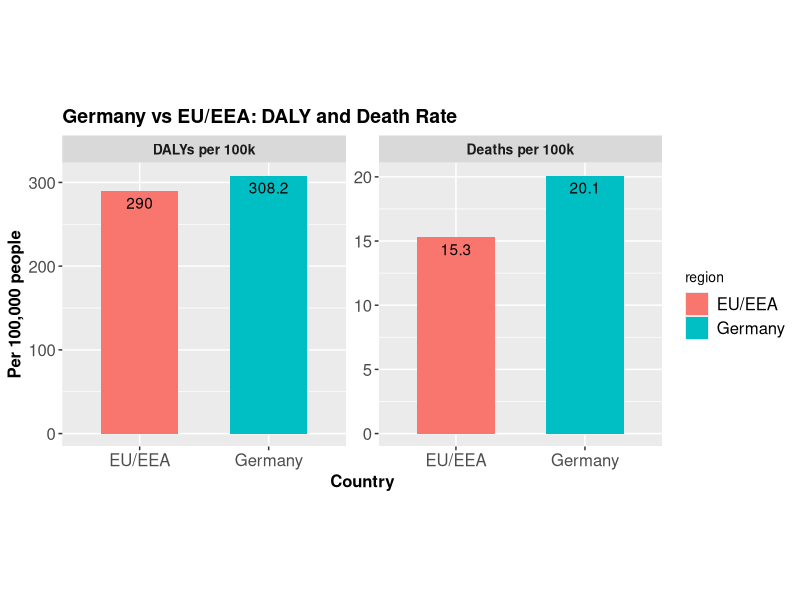
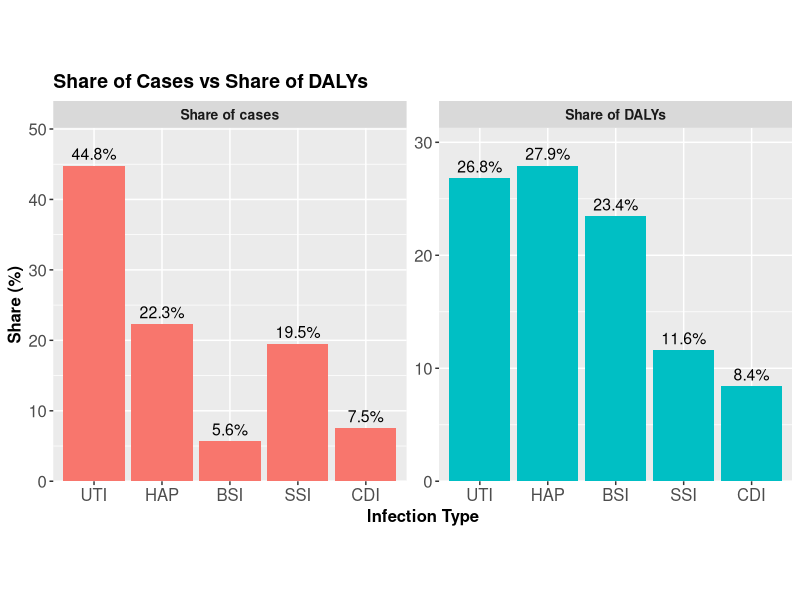

Write R code to recreate these figures, in order.
## ---- chunk 1
#| label: HAI Rates
#| include: false
library(tidyverse)

hai_rates <- tribble(
  ~region,   ~metric,          ~value,
  "Germany", "DALYs per 100k", 308.2,
  "Germany", "Deaths per 100k",20.1,
  "EU/EEA",  "DALYs per 100k", 290.0 ,
  "EU/EEA",  "Deaths per 100k",15.3
)
## ---- chunk 2
#| label: fig-rates
#| echo: false
#| fig-cap: Germany vs EU/EEA DALY and Death per 100k Population
#| fig-align: center
#| fig-width: 10
#| fig-height: 5

ggplot(hai_rates, aes(x=region, y=value, fill=region)) +
  geom_col(width=0.6) +
  geom_text(aes(label=value), vjust=1.5) +
  facet_wrap(~metric, ncol=2, scales="free_y") +
  labs( title = "Germany vs EU/EEA: DALY and Death Rate",
    x="Country", y="Per 100,000 people") +
  theme(
    plot.title       = element_text(size = 14, face = "bold"),
    axis.title.x     = element_text(size = 12, face = "bold"),
    axis.title.y     = element_text(size = 12, face = "bold"),
    axis.text.x      = element_text(size = 12, angle = 0, vjust = 1),
    axis.text.y      = element_text(size = 12),
    strip.text       = element_text(size = 10, face = "bold"),
    legend.text      = element_text(size = 12),
    legend.title     = element_text(size = 10),
    aspect.ratio     = 1 )
## ---- chunk 3
#| label: Count DALY and Cases
#| message: false
#| warning: false
#| include: false
cases <- tribble(
~infection, ~count,
  "HAP", 106586,
  "SSI",  93222,
  "BSI",  26976,
  "UTI", 214150,
  "CDI",  36002
)

daly <- tribble(
~infection, ~count,
  "HAP", 69508,
  "SSI", 28842,
  "BSI", 58350,
  "UTI", 66701,
  "CDI", 20890
)

total_cases <- 478222
total_dalys <- 248920
## ---- chunk 4
#| label: Build DALY and Cases Shares
#| include: false
shares <- bind_rows(
  cases  %>% mutate(metric = "Share of cases", pct = 100 * count / total_cases),
  daly  %>% mutate(metric = "Share of DALYs", pct = 100 * count / total_dalys)
) %>%
  mutate(label = sprintf("%.1f%%", pct),
         infection = factor(infection, levels = c("UTI","HAP","BSI","SSI","CDI")))
## ---- chunk 5
#| label: fig-shares
#| echo: false
#| fig-cap: Share of cases vs DALYs by infection type (Germany, 2011)
#| fig-align: center
#| fig-width: 10
#| fig-height: 4
ggplot(shares, aes(infection, pct, fill = metric)) +
  geom_col(position = "dodge") +
  geom_text(aes(label = label),
            position = position_dodge(width = 0.9), vjust = -0.5, size = 4) +
  facet_wrap(~ metric, ncol = 2, scales = "free_y") + 
  scale_y_continuous(expand = expansion(mult = c(0, 0.12))) +  
  labs( title = "Share of Cases vs Share of DALYs",
x = "Infection Type", y = "Share (%)") +
  theme(plot.title       = element_text(size = 14, face = "bold"),
    axis.title.x     = element_text(size = 12, face = "bold"),
    axis.title.y     = element_text(size = 12, face = "bold"),
    axis.text.x      = element_text(size = 12, angle = 0, vjust = 1),
    axis.text.y      = element_text(size = 12),
    strip.text       = element_text(size = 10, face = "bold"),
    legend.position = "none",
    aspect.ratio     = 1)
## ---- chunk 6
#| label: Breakdown Infection Number
#| include: false
breakdown <- data.frame(
  
  type_of_HAI = c("HAP", "SSI", "BSI", "UTI", "CDI", "All"),
  
  number_of_HAI = c("106,586 (83,618–137,476)",
                       "93,222 (75,369–114,241)",
                       "26,976 (16,520–42,252)",
                       "214,150 (175,086–253,524)",
                       "36,002 (25,108–49,934)",
                       "478,222 (421,350–537,787)"),
  number_of_attributable_deaths = c("3,968 (1,107–8,164)",
                                      "2,328 (1,888–2,882)",
                                      "3,905 (2,004–6,987)",
                                      "3,664 (1,462–7,533)",
                                      "1,917 (112–4,547)",
                                      "16,245 (10,863–22,756)"),
  number_of_DALYs = c("69,508 (34,042–117,232)",
                        "28,842 (23,313–35,303)",
                        "58,350 (30,940–104,227)",
                        "66,701 (27,890–128,543)",
                        "20,890 (2,023–49,443)",
                        "248,920 (178,693–336,239)"),
  number_of_YLLs = c("41,306 (11,475–84,483)",
                       "28,376 (22,983–34,714)",
                       "49,578 (25,499–90,816)",
                       "44,871 (18,043–92,915)",
                       "19,937 (1,166–47,973)",
                       "190,245 (131,301–264,573)"),
  number_of_YLDs = c("27,539 (16,528–42,824)",
                       "452 (352–580)",
                       "8,787 (4,463–16,609)",
                       "20,243 (8,095–40,522)",
                       "977 (172–2,125)",
                       "59,076 (40,263–84,578)")
)

colnames(breakdown) <- c(
                          "Type of HAI",
                         "Number&nbsp;of&nbsp;HAIs",
                         "Number&nbsp;of&nbsp;attributable&nbsp;deaths",
                         "Number&nbsp;of&nbsp;DALYs",
                         "Number&nbsp;of&nbsp;YLLs",
                         "Number&nbsp;of&nbsp;YLDs"
)
## ---- chunk 7
#| label: tbl-breakdown
#| echo: false
#| message: false
#| warning: false
#| tbl-cap: Burden of healthcare-associated infections by type, Germany PPS 2011 (Median Point Estimate, 95% UI)

library(kableExtra)

breakdown %>%
 kable("html", align = "lrrrrr", escape = FALSE) %>%
  kable_styling(full_width = TRUE, bootstrap_options = c("striped", "hover")) %>%
  row_spec(nrow(breakdown), bold = TRUE, color = "black", background = "white") %>%
  column_spec(1, bold = TRUE)
